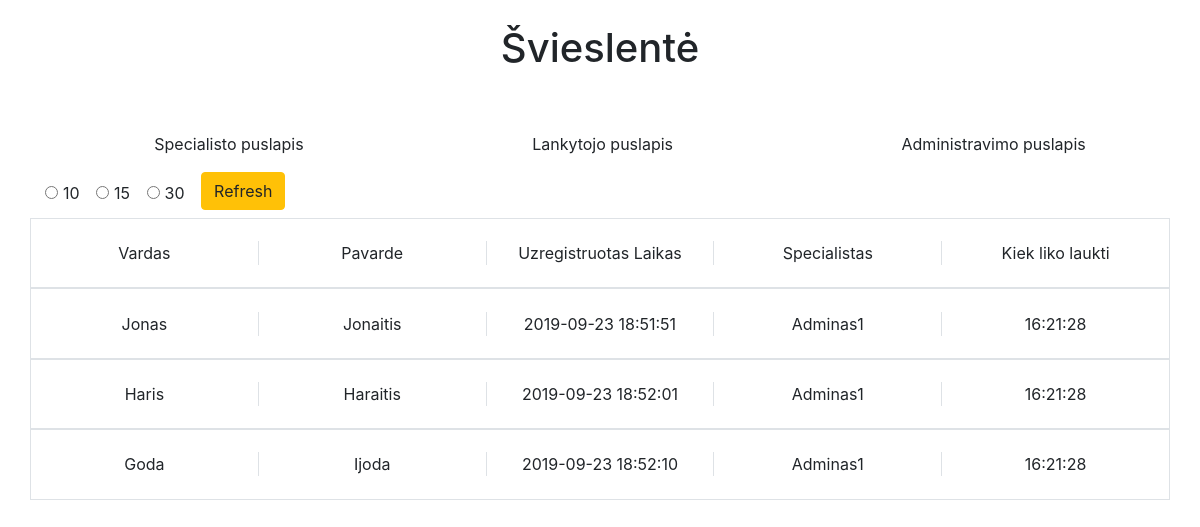
The page / on the database its author committed.
### tables this page shows
CREATE TABLE `laukiantys` (
  `Id` int(11) NOT NULL,
  `Vardas` varchar(150) NOT NULL,
  `Pavarde` varchar(150) NOT NULL,
  `Laikas` timestamp NOT NULL DEFAULT current_timestamp(),
  `Specialistas` varchar(150) NOT NULL DEFAULT 'Adminas1',
  `PLaikas` time DEFAULT '00:05:00',
  `Aptarnautas` tinyint(1) NOT NULL DEFAULT 0
);

### config.php (called while the page is built, shortened)
<?php
function connect_to_db($dbname)
{
    $servername = "localhost:3306";
    $username = "root";
    $password = "root";
    $conn = new mysqli($servername, $username, $password, $dbname);
    return $conn;
}
 ?>

### model_view_controller.php (called while the page is built, shortened)
<?php
include_once("config.php");
function get_eiles_info($kiek){
    $sql = "SELECT Vardas, Pavarde, Laikas, Specialistas,PLaikas FROM laukiantys WHERE Aptarnautas = 0 ORDER BY Laikas ASC LIMIT $kiek";
    $result = connect_to_db("eiles_info")->query($sql);
    if($result){
    return $result;
    }
    else {
        echo connect_to_db("eiles_info")->error;
    }
}
function get_waiting_time($specialistas, $vardas, $pavarde)
{
  $sql = "SELECT Apsilankymo_laikas FROM laukimo_info WHERE Specialistas = '$specialistas'";
  $result = connect_to_db("eiles_info")->query($sql);
  if($result){
    $i = 0;
    $date = date_create();
    date_time_set($date, 0, 0);
    $b = date_format($date, 'H:i:s');
    $bendras_laikas = strtotime($b);
    while($row = $result->fetch_assoc()){
      $bendras_laikas += strtotime($row["Apsilankymo_laikas"])  ;
      $i++;
    }
    $bendras_laikas = $bendras_laikas / $i;
    $prognozuojamas_laikas = date("H:i:s" ,$bendras_laikas);
    $sql1 = "UPDATE laukiantys SET PLaikas = '$prognozuojamas_laikas' WHERE Vardas = '$vardas' AND Pavarde = '$pavarde' AND Specialistas = '$specialistas'";
    if(connect_to_db("eiles_info")->query($sql1) === TRUE){
      return $prognozuojamas_laikas;
    }
  }
}
?>

### eiles-card.php (the view)
<?php
echo'
<div class="row eiles-card-info border">
  <div class="col border-right text-center">
    '.$row["Vardas"].'
  </div>
  <div class="col border-right text-center">
    '.$row["Pavarde"].'
  </div>
  <div class="col border-right text-center">
    '.$row["Laikas"].'
  </div>
  <div class="col border-right text-center">
    '.$row["Specialistas"].'
  </div>
  <div class="col text-center">
    '.$pLaikas.'
  </div>
</div>' ?>

### index.php (shortened to what this page needs)
<!DOCTYPE html>
<html lang="en" dir="ltr">
  <head>
    <?php include"styles.php"; ?>
  </head>
  <body>
    <?php include 'header.php'; ?>
    <div class="container">
      <div class="form-check form-check-inline">
        <input class="form-check-input" type="radio" name="inlineRadioOptions" id="inlineRadio1" value="10">
        <label class="form-check-label" for="inlineRadio1">10</label>
      </div>
      <div class="form-check form-check-inline">
        <input class="form-check-input" type="radio" name="inlineRadioOptions" id="inlineRadio2" value="15">
        <label class="form-check-label" for="inlineRadio2">15</label>
      </div>
      <div class="form-check form-check-inline">
        <input class="form-check-input" type="radio" name="inlineRadioOptions" id="inlineRadio3" value="30">
        <label class="form-check-label" for="inlineRadio3">30</label>
      </div>
      <button type="submit" class="btn btn-warning mb-2 refresh">Refresh</button>
        <?php  include 'eiles-info.php'; ?>
    </div>
  </body>
</html>

### styles.php
<?php echo'<link rel="stylesheet" href="https://maxcdn.bootstrapcdn.com/bootstrap/4.3.1/css/bootstrap.min.css">
<script src="https://ajax.googleapis.com/ajax/libs/jquery/3.4.1/jquery.min.js"></script>
<script src="https://cdnjs.cloudflare.com/ajax/libs/popper.js/1.14.7/umd/popper.min.js"></script>
<script src="https://maxcdn.bootstrapcdn.com/bootstrap/4.3.1/js/bootstrap.min.js"></script>
<link href="https://fonts.googleapis.com/css?family=Cabin&display=swap" rel="stylesheet">
<link rel="stylesheet" href="css/styles.css">'; ?>

### header.php (shortened to what this page needs)
<?php
if(isset($_SESSION["admin_logged_in"])){
  if($_SESSION["admin_logged_in"] == "true"){
    echo '<header>
      <h1><a href="index.php">Švieslentė</a></h1>
      <ul>
        <li><a href="specialist-login.php">Specialisto puslapis</a></li>
        <li><a href="customer-login.php">Lankytojo puslapis</a></li>
        <li><a href="admin-login.php">Administravimo puslapis</a></li>
      </ul>
      <h2 class="atsijungti">Atsijungti</h2>
    </header>
    <script type="text/javascript">
    $(document).ready(function() {
      $(document).on("click", ".atsijungti", function() {
        $.ajax({
              type: \'POST\',
              url: \'session-destroy.php\',
                   success: function(response) {
                     location.href = "index.php";
                    }
              });
      })
    })
    </script>';
  }
  }
else{
echo '<header>
  <h1><a href="index.php">Švieslentė</a></h1>
  <ul>
    <li><a href="specialist-login.php">Specialisto puslapis</a></li>
    <li><a href="customer-login.php">Lankytojo puslapis</a></li>
    <li><a href="admin-login.php">Administravimo puslapis</a></li>
  </ul>
</header>';
}?>

### eiles-info.php
<?php
include 'model_view_controller.php';
if(isset($_GET["kiek"])){
  $results = get_eiles_info($_GET["kiek"]);
}else{
$results = get_eiles_info(10);
}
echo '<div class="row eiles-card-info border">
  <div class="col border-right text-center">
    Vardas
  </div>
  <div class="col border-right text-center">
    Pavarde
  </div>
  <div class="col border-right text-center">
    Uzregistruotas Laikas
  </div>
  <div class="col border-right text-center">
    Specialistas
  </div>
  <div class="col text-center">
    Kiek liko laukti
  </div>
</div>';
if($results){
while($row = $results->fetch_assoc()){
  $pLaikas = get_waiting_time($row["Specialistas"],$row["Vardas"], $row["Pavarde"]);
  include ("eiles-card.php");
}
}
 ?>

### css/styles.css (style rules this page uses)
header h1 { display: flex; justify-content: center; margin-top: 2%; }
header ul { display: flex; flex-direction: row; justify-content: space-around; margin-top: 5%; }
header ul li { list-style: none; }
a { color: inherit; }
.eiles-card-info { padding-top: 2%; padding-bottom: 2%; }

### rows shown on the page
laukiantys: Vardas "Jonas", Pavarde "Jonaitis", Laikas "2019-09-23 18:51:51", Specialistas "Adminas1", pLaikas "16:21:28"
laukiantys: Vardas "Haris", Pavarde "Haraitis", Laikas "2019-09-23 18:52:01", Specialistas "Adminas1", pLaikas "16:21:28"
laukiantys: Vardas "Goda", Pavarde "Ijoda", Laikas "2019-09-23 18:52:10", Specialistas "Adminas1", pLaikas "16:21:28"
